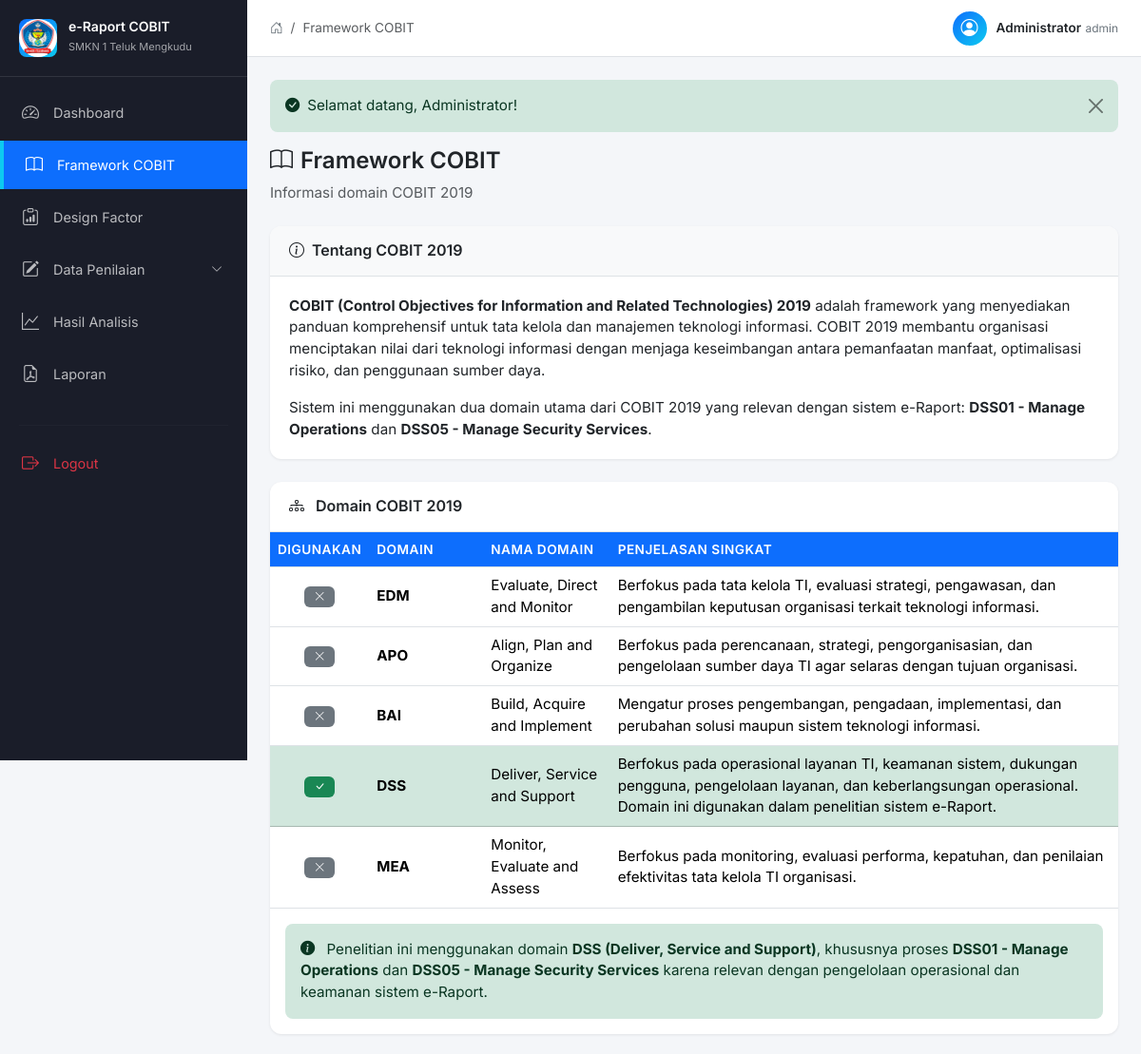
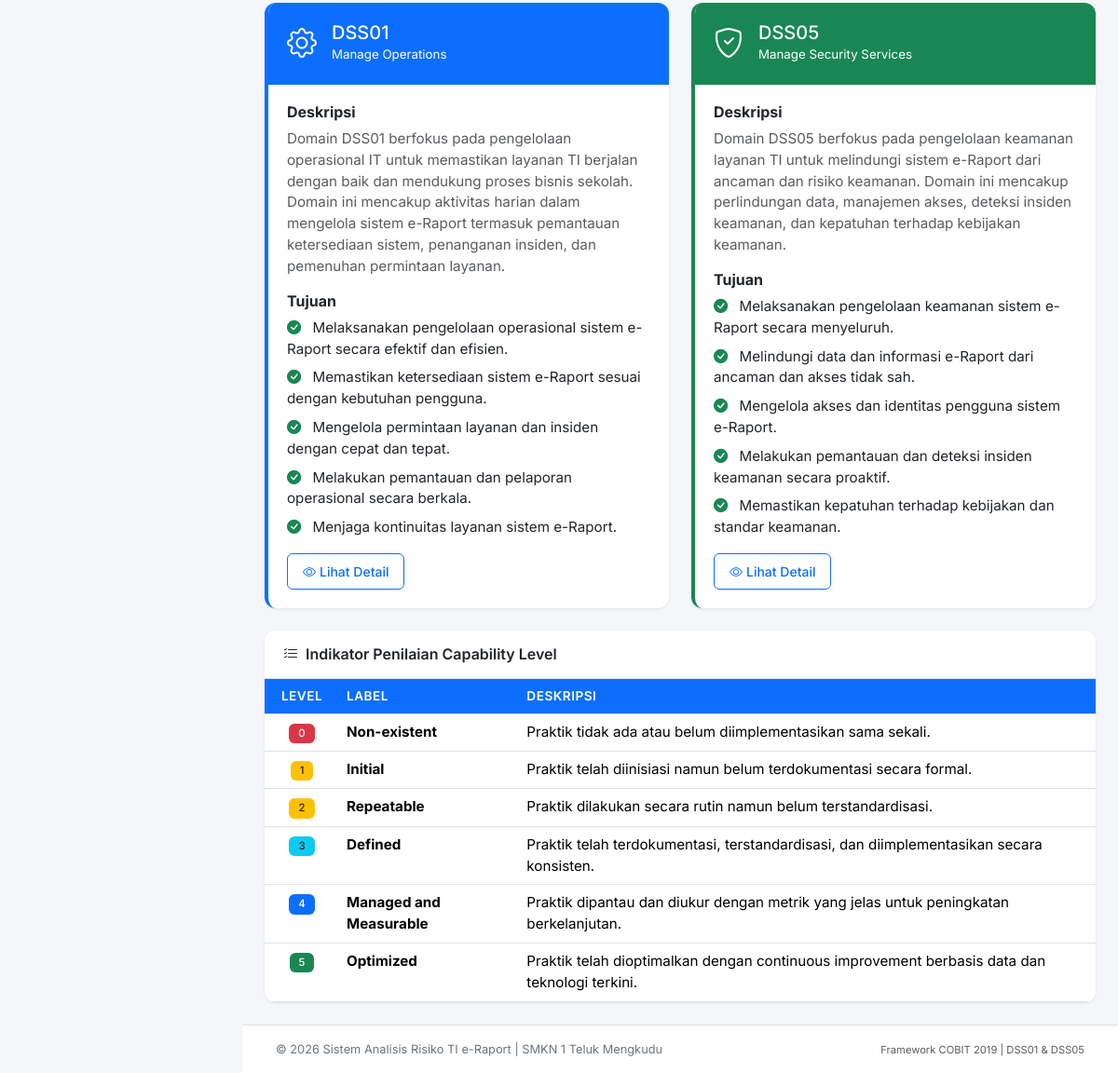
/framework (signed in), run on the app's committed database (2 pictures, top to bottom).
### tables this page shows
CREATE TABLE processes (
    id INT PRIMARY KEY AUTO_INCREMENT,
    kode_domain VARCHAR(10) NOT NULL,
    nama_domain VARCHAR(100) NOT NULL,
    deskripsi TEXT NOT NULL,
    tujuan TEXT NOT NULL,
    aktif TINYINT(1) DEFAULT 1,
    created_at TIMESTAMP DEFAULT CURRENT_TIMESTAMP
);

### controllers/FrameworkController.php (called while the page is built, shortened)
<?php
require_once __DIR__ . '/../models/Process.php';
class FrameworkController {
    private Process $processModel;
    public function __construct() {
        $this->processModel = new Process();
    }
    public function index(): void {
        $data = [
            'title' => 'Framework COBIT',
            'processes' => $this->processModel->getAll()
        ];
        view("framework/index", $data);
    }
}

### models/Process.php (called while the page is built, shortened)
<?php
require_once __DIR__ . '/../helpers/functions.php';
class Process {
    private PDO $db;
    public function __construct() {
        $this->db = db();
    }
    public function getAll(): array {
        $stmt = $this->db->query("SELECT * FROM processes ORDER BY id");
        return $stmt->fetchAll();
    }
}

### config/database.php (called while the page is built, shortened)
<?php
class Database {
    private static ?PDO $instance = null;
    public static function getInstance(): PDO {
        if (self::$instance === null) {
            try {
                $dsn = "mysql:host=" . DB_HOST . ";dbname=" . DB_NAME . ";charset=utf8mb4";
                self::$instance = new PDO($dsn, DB_USERNAME, DB_PASSWORD, [
                    PDO::ATTR_ERRMODE => PDO::ERRMODE_EXCEPTION,
                    PDO::ATTR_DEFAULT_FETCH_MODE => PDO::FETCH_ASSOC,
                    PDO::ATTR_EMULATE_PREPARES => false,
                ]);
                self::$instance->exec("SET time_zone = '+07:00'");
            } catch (PDOException $e) {
                die("Koneksi database gagal: " . $e->getMessage());
            }
        }
        return self::$instance;
    }
}
function db(): PDO {
    return Database::getInstance();
}

### views/framework/index.php (the view, shortened to what this page needs)
<div class="page-header">
    <div class="row align-items-center">
        <div class="col">
            <h4 class="page-title">
                <i class="bi bi-book me-2"></i>Framework COBIT
            </h4>
            <p class="text-muted mb-0">Informasi domain COBIT 2019</p>
        </div>
    </div>
</div>
<div class="row g-4 mb-4">
    <div class="col-12">
        <div class="content-card">
            <div class="content-card-header">
                <h5><i class="bi bi-info-circle me-2"></i>Tentang COBIT 2019</h5>
            </div>
            <div class="content-card-body">
                <p>
                    <strong>COBIT (Control Objectives for Information and Related Technologies) 2019</strong>
                    adalah framework yang menyediakan panduan komprehensif untuk tata kelola dan manajemen
                    teknologi informasi. COBIT 2019 membantu organisasi menciptakan nilai dari teknologi informasi
                    dengan menjaga keseimbangan antara pemanfaatan manfaat, optimalisasi risiko, dan penggunaan sumber daya.
                </p>
                <p class="mb-0">
                    Sistem ini menggunakan dua domain utama dari COBIT 2019 yang relevan dengan sistem e-Raport:
                    <strong>DSS01 - Manage Operations</strong> dan <strong>DSS05 - Manage Security Services</strong>.
                </p>
            </div>
        </div>
    </div>
</div>
<div class="row g-4 mb-4">
    <div class="col-12">
        <div class="table-card">
            <div class="table-header">
                <h5>
                    <i class="bi bi-diagram-3 me-2"></i>
                    Domain COBIT 2019
                </h5>
            </div>
            <div class="table-responsive">
                <table class="table table-hover align-middle">
                    <thead>
                        <tr>
                            <th style="width: 80px;">Digunakan</th>
                            <th style="width: 120px;">Domain</th>
                            <th>Nama Domain</th>
                            <th>Penjelasan Singkat</th>
                        </tr>
                    </thead>
                    <tbody>
                        <tr>
                            <td class="text-center">
                                <span class="badge bg-secondary">
                                    <i class="bi bi-x-lg"></i>
                                </span>
                            </td>
                            <td><strong>EDM</strong></td>
                            <td>Evaluate, Direct and Monitor</td>
                            <td>
                                Berfokus pada tata kelola TI, evaluasi strategi, pengawasan,
                                dan pengambilan keputusan organisasi terkait teknologi informasi.
                            </td>
                        </tr>
                        <tr>
                            <td class="text-center">
                                <span class="badge bg-secondary">
                                    <i class="bi bi-x-lg"></i>
                                </span>
                            </td>
                            <td><strong>APO</strong></td>
                            <td>Align, Plan and Organize</td>
                            <td>
                                Berfokus pada perencanaan, strategi, pengorganisasian,
                                dan pengelolaan sumber daya TI agar selaras dengan tujuan organisasi.
                            </td>
                        </tr>
                        <tr>
                            <td class="text-center">
                                <span class="badge bg-secondary">
                                    <i class="bi bi-x-lg"></i>
                                </span>
                            </td>
                            <td><strong>BAI</strong></td>
                            <td>Build, Acquire and Implement</td>
                            <td>
                                Mengatur proses pengembangan, pengadaan, implementasi,
                                dan perubahan solusi maupun sistem teknologi informasi.
                            </td>
                        </tr>
                        <tr class="table-success">
                            <td class="text-center">
                                <span class="badge bg-success">
                                    <i class="bi bi-check-lg"></i>
                                </span>
                            </td>
                            <td><strong>DSS</strong></td>
                            <td>Deliver, Service and Support</td>
                            <td>
                                Berfokus pada operasional layanan TI, keamanan sistem,
                                dukungan pengguna, pengelolaan layanan, dan keberlangsungan operasional.
                                Domain ini digunakan dalam penelitian sistem e-Raport.
                            </td>
                        </tr>
                        <tr>
                            <td class="text-center">
                                <span class="badge bg-secondary">
                                    <i class="bi bi-x-lg"></i>
                                </span>
                            </td>
                            <td><strong>MEA</strong></td>
                            <td>Monitor, Evaluate and Assess</td>
                            <td>
                                Berfokus pada monitoring, evaluasi performa, kepatuhan,
                                dan penilaian efektivitas tata kelola TI organisasi.
                            </td>
                        </tr>
                    </tbody>
                </table>
            </div>
            <div class="p-3">
                <div class="alert alert-success mb-0">
                    <i class="bi bi-info-circle-fill me-2"></i>
                    Penelitian ini menggunakan domain <strong>DSS (Deliver, Service and Support)</strong>,
                    khususnya proses <strong>DSS01 - Manage Operations</strong> dan
                    <strong>DSS05 - Manage Security Services</strong> karena relevan
                    dengan pengelolaan operasional dan keamanan sistem e-Raport.
                </div>
            </div>
        </div>
    </div>
</div>
<div class="row g-4 mb-4">
    <?php foreach ($processes as $process):
        $colorClass = $process['kode_domain'] === 'DSS01' ? 'border-primary' : 'border-success';
        $bgClass = $process['kode_domain'] === 'DSS01' ? 'bg-primary' : 'bg-success';
        $icon = $process['kode_domain'] === 'DSS01' ? 'bi-gear' : 'bi-shield-check';
        $tujuanList = explode("\n", $process['tujuan']);
    ?>
        <div class="col-lg-6">
            <div class="domain-card <?= $colorClass ?>">
                <div class="domain-card-header <?= $bgClass ?>">
                    <div class="d-flex align-items-center">
                        <i class="bi <?= $icon ?> domain-icon me-3"></i>
                        <div>
                            <h5 class="mb-0"><?= sanitize($process['kode_domain']) ?></h5>
                            <small><?= sanitize($process['nama_domain']) ?></small>
                        </div>
                    </div>
                </div>
                <div class="domain-card-body">
                    <h6 class="fw-bold mb-2">Deskripsi</h6>
                    <p class="text-muted"><?= sanitize($process['deskripsi']) ?></p>
                    <h6 class="fw-bold mb-2">Tujuan</h6>
                    <ul class="list-unstyled">
                        <?php foreach ($tujuanList as $tujuan):
                            $cleanTujuan = preg_replace('/^\d+\.\s*/', '', trim($tujuan));
                        ?>
                            <li class="mb-2">
                                <i class="bi bi-check-circle-fill text-success me-2"></i>
                                <?= sanitize($cleanTujuan) ?>
                            </li>
                        <?php endforeach; ?>
                    </ul>
                    <div class="mt-3">
                        <a href="<?= BASE_URL ?>/framework/domain?kode=<?= $process['kode_domain'] ?>"
                            class="btn btn-sm btn-outline-primary">
                            <i class="bi bi-eye me-1"></i>Lihat Detail
                        </a>
                    </div>
                </div>
            </div>
        </div>
    <?php endforeach; ?>
</div>
<div class="row g-4">
    <div class="col-12">
        <div class="table-card">
            <div class="table-header">
                <h5><i class="bi bi-list-check me-2"></i>Indikator Penilaian Capability Level</h5>
            </div>
            <div class="table-responsive">
                <table class="table table-hover">
                    <thead>
                        <tr>
                            <th class="text-center" style="width: 80px;">Level</th>
                            <th>Label</th>
                            <th>Deskripsi</th>
                        </tr>
                    </thead>
                    <tbody>
                        <tr>
                            <td class="text-center">
                                <span class="badge bg-danger">0</span>
                            </td>
                            <td><strong>Non-existent</strong></td>
                            <td>Praktik tidak ada atau belum diimplementasikan sama sekali.</td>
                        </tr>
                        <tr>
                            <td class="text-center">
                                <span class="badge bg-warning text-dark">1</span>
                            </td>
                            <td><strong>Initial</strong></td>
                            <td>Praktik telah diinisiasi namun belum terdokumentasi secara formal.</td>
                        </tr>
                        <tr>
                            <td class="text-center">
                                <span class="badge bg-warning text-dark">2</span>
                            </td>
                            <td><strong>Repeatable</strong></td>
                            <td>Praktik dilakukan secara rutin namun belum terstandardisasi.</td>
                        </tr>
                        <tr>
                            <td class="text-center">
                                <span class="badge bg-info text-dark">3</span>
                            </td>
                            <td><strong>Defined</strong></td>
                            <td>Praktik telah terdokumentasi, terstandardisasi, dan diimplementasikan secara konsisten.</td>
                        </tr>
                        <tr>
                            <td class="text-center">
                                <span class="badge bg-primary">4</span>
                            </td>
                            <td><strong>Managed and Measurable</strong></td>
                            <td>Praktik dipantau dan diukur dengan metrik yang jelas untuk peningkatan berkelanjutan.</td>
                        </tr>
                        <tr>
                            <td class="text-center">
                                <span class="badge bg-success">5</span>
                            </td>
                            <td><strong>Optimized</strong></td>
                            <td>Praktik telah dioptimalkan dengan continuous improvement berbasis data dan teknologi terkini.</td>
                        </tr>
                    </tbody>
                </table>
            </div>
        </div>
    </div>
</div>

### assets/css/style.css (style rules this page uses)
:root { --sidebar-width: 260px; --sidebar-bg: #1a1d29; --sidebar-hover: #252a3a; --sidebar-active: #0d6efd; --topbar-height: 60px; --content-bg: #f4f6f9; --card-bg: #ffffff; --primary: #0d6efd; --success: #198754; --danger: #dc3545; --warning: #ffc107; --info: #0dcaf0; --border-color: #dee2e6; --text-muted: #6c757d; --shadow: 0 1px 3px rgba(0,0,0,0.08); --shadow-lg: 0 4px 12px rgba(0,0,0,0.12); }
* { margin: 0; padding: 0; box-sizing: border-box; }
body { font-family: 'Inter', system-ui, -apple-system, sans-serif; font-size: 0.95rem; line-height: 1.5; color: #212529; background-color: var(--content-bg); overflow-x: hidden; }
.page-header { margin-bottom: 24px; }
.page-title { font-weight: 600; color: #212529; }
.table-card { background: white; border-radius: 12px; box-shadow: var(--shadow); overflow: hidden; }
.table-header { padding: 16px 20px; border-bottom: 1px solid var(--border-color); }
.table-header h5 { font-size: 1rem; font-weight: 600; margin: 0; }
.table-responsive { padding: 0; }
.table { margin: 0; }
.table th { font-weight: 600; font-size: 0.85rem; text-transform: uppercase; letter-spacing: 0.5px; background: #0d6efd; color: white; border-top: none; }
.content-card { background: white; border-radius: 12px; box-shadow: var(--shadow); overflow: hidden; }
.content-card-header { padding: 16px 20px; border-bottom: 1px solid var(--border-color); background: #f8f9fa; }
.content-card-header h5 { font-size: 1rem; font-weight: 600; margin: 0; }
.content-card-body { padding: 20px; }
.domain-card { background: white; border-radius: 12px; box-shadow: var(--shadow); overflow: hidden; border-left: 4px solid; transition: transform 0.2s, box-shadow 0.2s; }
.domain-card.border-primary { border-left-color: #0d6efd; }
.domain-card.border-success { border-left-color: #198754; }
.domain-card-header { padding: 20px; color: white; }
.domain-icon { font-size: 32px; }
.domain-card-body { padding: 20px; }
.alert { border-radius: 8px; border: none; }
.badge { font-weight: 500; padding: 5px 10px; border-radius: 6px; }
.btn { border-radius: 6px; font-weight: 500; padding: 8px 16px; }

### data on the page
processes: kode_domain "DSS01", nama_domain "Manage Operations", deskripsi "Domain DSS01 berfokus pada pengelolaan operasional IT untuk memastikan layanan TI berjalan dengan baik dan mendukung proses bisnis sekolah. Domain ini mencakup aktivitas harian dalam mengelola sistem e-Raport termasuk pemantauan ketersediaan sistem, penanganan insiden, dan pemenuhan permintaan layanan.", tujuan "Melaksanakan pengelolaan operasional sistem e-Raport secara efektif dan efisien.", tujuan "Memastikan ketersediaan sistem e-Raport sesuai dengan kebutuhan pengguna.", tujuan "Mengelola permintaan layanan dan insiden dengan cepat dan tepat.", tujuan "Melakukan pemantauan dan pelaporan operasional secara berkala.", tujuan "Menjaga kontinuitas layanan sistem e-Raport."
processes: kode_domain "DSS05", nama_domain "Manage Security Services", deskripsi "Domain DSS05 berfokus pada pengelolaan keamanan layanan TI untuk melindungi sistem e-Raport dari ancaman dan risiko keamanan. Domain ini mencakup perlindungan data, manajemen akses, deteksi insiden keamanan, dan kepatuhan terhadap kebijakan keamanan.", tujuan "Melaksanakan pengelolaan keamanan sistem e-Raport secara menyeluruh.", tujuan "Melindungi data dan informasi e-Raport dari ancaman dan akses tidak sah.", tujuan "Mengelola akses dan identitas pengguna sistem e-Raport.", tujuan "Melakukan pemantauan dan deteksi insiden keamanan secara proaktif.", tujuan "Memastikan kepatuhan terhadap kebijakan dan standar keamanan."

### other printed values
$title "Framework COBIT"
$_SESSION['nama_lengkap'] "Administrator"
$_SESSION['role'] "admin"
$flash['message'] "Selamat datang, Administrator!"
